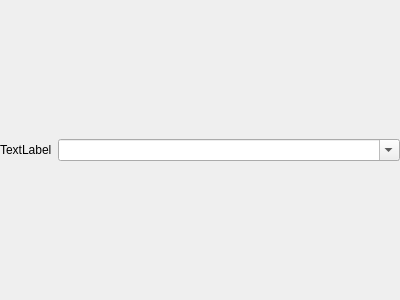
<?xml version="1.0" encoding="UTF-8"?>
<ui version="4.0">
 <class>CSelectHelper</class>
 <widget class="QWidget" name="CSelectHelper">
  <property name="geometry">
   <rect>
    <x>0</x>
    <y>0</y>
    <width>400</width>
    <height>300</height>
   </rect>
  </property>
  <property name="windowTitle">
   <string>Form</string>
  </property>
  <layout class="QHBoxLayout" name="horizontalLayout">
   <property name="spacing">
    <number>6</number>
   </property>
   <property name="leftMargin">
    <number>0</number>
   </property>
   <property name="topMargin">
    <number>0</number>
   </property>
   <property name="rightMargin">
    <number>0</number>
   </property>
   <property name="bottomMargin">
    <number>0</number>
   </property>
   <item>
    <widget class="QLabel" name="label">
     <property name="sizePolicy">
      <sizepolicy hsizetype="Maximum" vsizetype="Preferred">
       <horstretch>0</horstretch>
       <verstretch>0</verstretch>
      </sizepolicy>
     </property>
     <property name="text">
      <string>TextLabel</string>
     </property>
    </widget>
   </item>
   <item>
    <widget class="QComboBox" name="comboBox">
     <property name="editable">
      <bool>true</bool>
     </property>
    </widget>
   </item>
  </layout>
 </widget>
 <resources/>
 <connections/>
</ui>
